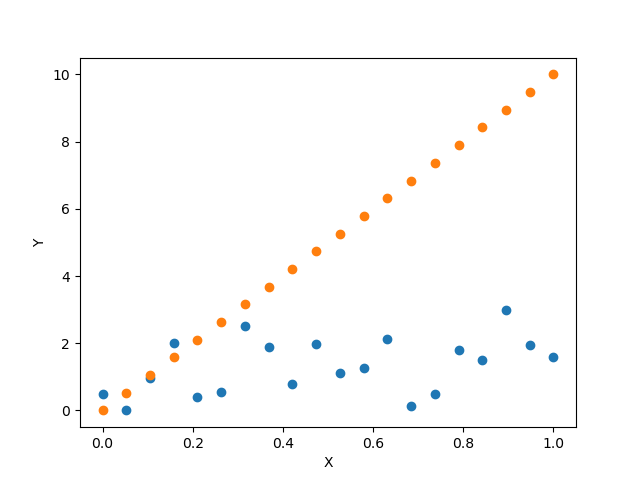

Write the Python code that produced this figure.
import numpy as np
import pylab as plt


def func(x,a,b):
    return a*x+b

f=open("./datapoints.csv")

A=f.readlines()

X=np.array([float(a.split(",")[0]) for a in A[1:]])
Ytrue=np.array([float(a.split(",")[1]) for a in A[1:]])

Ynew=func(X,10,0)


plt.scatter(X,Ytrue)
plt.scatter(X,Ynew)
plt.xlabel("X")
plt.ylabel("Y")
plt.savefig("task3.png")

plt.show()

